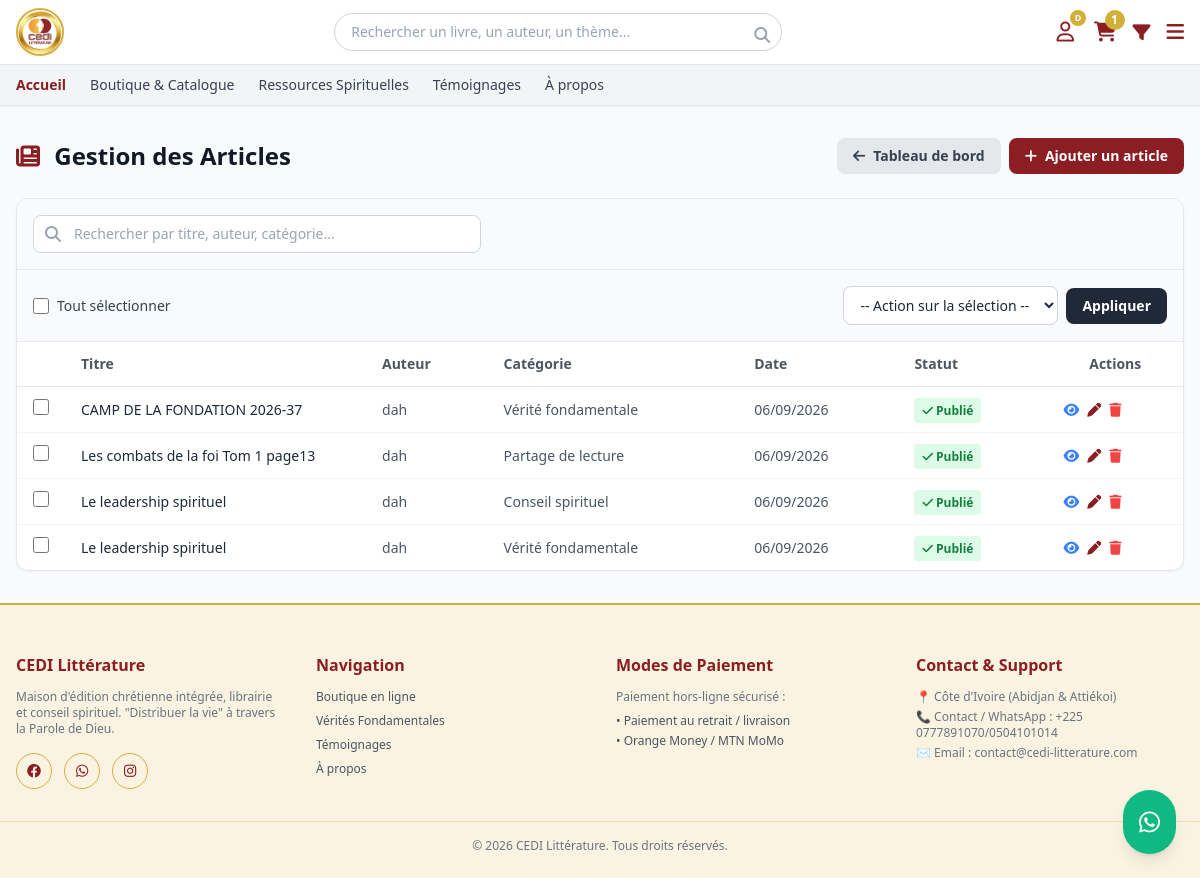
The page /admin_articles/ (signed in) on the database its author committed.
### appcedi/models.py (models this page shows, shortened)
class ArticleBlog(models.Model):
    CATEGORIES = (('enseignement', 'Enseignement BM'), ('verite_fondamentale', 'Vérité fondamentale'), ('conseil', 'Conseil spirituel'), ('partage', 'Partage de lecture'))
    titre = models.CharField(max_length=255)
    contenu = models.TextField()
    auteur = models.ForeignKey(User, on_delete=models.CASCADE)
    date_publication = models.DateTimeField(default=timezone.now)
    categorie_article = models.CharField(max_length=30, choices=CATEGORIES)
    statut = models.CharField(max_length=20, choices=[('brouillon', 'Brouillon'), ('publie', 'Publié')], default='brouillon')

### appcedi/views.py (the view)
# urls.py: path('admin_articles/', views.liste_articles, name='liste_articles'),
@login_required
@user_passes_test(est_admin_ou_gestionnaire)
def liste_articles(request):
    query = request.GET.get('q', '').strip()
    articles = ArticleBlog.objects.all().order_by('-date_publication')
    if query:
        articles = articles.filter(
            Q(titre__icontains=query) |
            Q(auteur__username__icontains=query) |
            Q(categorie_article__icontains=query)
        )
    if request.META.get('HTTP_X_REQUESTED_WITH') == 'XMLHttpRequest':
        html = render_to_string('appcedi/admin/partials/_articles_rows.html', {'articles': articles})
        return JsonResponse({'html': html})
    return render(request, 'appcedi/admin/liste_articles.html', {'articles': articles})

### appcedi/context_processors.py (called while the page is built, shortened)
def panier_context(request):
    panier = None
    nombre_articles = 0
    souhaits_ids = []
    if request.user.is_authenticated:
        try:
            panier = Panier.objects.get(utilisateur=request.user)
        except Panier.DoesNotExist:
            pass
        souhaits_ids = list(ListeSouhaits.objects.filter(utilisateur=request.user).values_list('produit_id', flat=True))
    if panier:
        nombre_articles = sum(article.quantite for article in panier.articles.all())
    return {
        'nombre_articles_panier': nombre_articles,
        'categories_menu': Categorie.objects.all(),
        'souhaits_ids': souhaits_ids, # 👈 Ajouté ici
    }

### appcedi/views.py (called while the page is built)
def est_admin_ou_gestionnaire(user):
    return user.is_superuser or (hasattr(user, 'role') and user.role in ['admin', 'gestionnaire_stock'])

### templates/appcedi/admin/liste_articles.html (shortened to what this page needs)
{% extends 'appcedi/admin/base_admin.html' %}
{% block admin_title %}<i class="fa-solid fa-newspaper text-cediRed mr-2"></i> Gestion des Articles{% endblock %}
{% block admin_actions %}
<div class="flex flex-wrap items-center gap-2">
    <a href="{% url 'tableau_de_bord' %}" class="bg-gray-200 text-gray-700 px-4 py-2 rounded-lg hover:bg-gray-300 transition text-sm font-bold flex items-center gap-2">
        <i class="fa-solid fa-arrow-left"></i> Tableau de bord
    </a>
    <a href="{% url 'ajouter_article' %}" class="bg-cediRed text-white px-4 py-2 rounded-lg hover:bg-cediRedDark transition text-sm font-bold flex items-center gap-2">
        <i class="fa-solid fa-plus"></i> Ajouter un article
    </a>
</div>
{% endblock %}
{% block admin_content %}
<div class="bg-white rounded-xl shadow-sm border border-gray-200 overflow-hidden w-full">
    <div class="p-4 border-b border-gray-200 bg-gray-50">
        <div class="relative w-full md:max-w-md">
            <i class="fa-solid fa-magnifying-glass absolute left-3 top-1/2 -translate-y-1/2 text-gray-400"></i>
            <input type="text" id="search-articles" placeholder="Rechercher par titre, auteur, catégorie..."
                   class="w-full pl-10 pr-4 py-2 border border-gray-300 rounded-lg text-sm focus:outline-none focus:border-cediRed transition">
        </div>
    </div>
    <form method="POST" action="{% url 'actions_articles_bulk' %}" id="bulk-form">
        <div class="p-4 border-b border-gray-200 bg-gray-50 flex flex-col sm:flex-row items-stretch sm:items-center justify-between gap-4">
            <div class="flex items-center gap-2">
                <input type="checkbox" id="select-all" class="accent-cediRed w-4 h-4 cursor-pointer">
                <label for="select-all" class="text-sm font-medium text-gray-700 cursor-pointer">Tout sélectionner</label>
            </div>
            <div class="flex items-center gap-2">
                <select name="action" required class="border border-gray-300 rounded-lg px-3 py-2 text-sm focus:outline-none focus:border-cediRed bg-white w-full sm:w-auto">
                    <option value="">-- Action sur la sélection --</option>
                </select>
                <button type="submit" onclick="return confirm('Appliquer cette action aux articles sélectionnés ?');" class="bg-gray-800 text-white px-4 py-2 rounded-lg text-sm font-bold hover:bg-gray-900 transition whitespace-nowrap">
                    Appliquer
                </button>
            </div>
        </div>
        <div class="overflow-x-auto">
            <table class="w-full text-sm">
                <thead class="bg-white border-b border-gray-200">
                    <tr>
                        <th class="px-4 py-3 text-center w-10"></th>
                        <th class="px-4 py-3 text-left font-semibold text-gray-600">Titre</th>
                        <th class="px-4 py-3 text-left font-semibold text-gray-600 hidden sm:table-cell">Auteur</th>
                        <th class="px-4 py-3 text-left font-semibold text-gray-600 hidden md:table-cell">Catégorie</th>
                        <th class="px-4 py-3 text-left font-semibold text-gray-600 hidden lg:table-cell">Date</th>
                        <th class="px-4 py-3 text-left font-semibold text-gray-600">Statut</th>
                        <th class="px-4 py-3 text-center font-semibold text-gray-600">Actions</th>
                    </tr>
                </thead>
                <tbody id="articles-tbody" class="divide-y divide-gray-100">
                    {% include 'appcedi/admin/partials/_articles_rows.html' %}
                </tbody>
            </table>
        </div>
    </form>
</div>
{% endblock %}

### templates/appcedi/base.html (shortened to what this page needs)
{% load static %}
<!DOCTYPE html>
<html lang="fr">
<head>
    <script src="https://cdn.tailwindcss.com"></script>
    <link rel="stylesheet" href="https://cdnjs.cloudflare.com/ajax/libs/font-awesome/6.4.0/css/all.min.css">
</head>
<body class="bg-gray-50 text-gray-800 font-sans flex flex-col min-h-screen">
<header class="bg-white shadow-sm sticky top-0 z-50">
   <div class="max-w-7xl mx-auto px-4 py-2 flex items-center justify-between gap-4">
        <a href="{% url 'accueil' %}" class="flex items-center gap-2">
          <div class="w-12 h-12 rounded-full overflow-hidden border-2 border-cediGold bg-white shadow-sm flex items-center justify-center">
          <img src="{% static 'images/logo_cedi.png' %}"
             alt="CEDI Littérature"
             class="w-full h-full object-cover"
             loading="eager">
    </div>
</a>
        <div class="hidden md:block flex-1 max-w-md mx-2" id="searchBarDesktop">
           <form class="relative" action="{% url 'liste_catalogue' %}" method="get">
                <input type="text" name="q" placeholder="Rechercher un livre, un auteur, un thème..." class="w-full pl-4 pr-10 py-2 border border-gray-300 rounded-full text-sm focus:outline-none focus:border-cediRed transition">
                <button type="submit" class="absolute right-3 top-2.5 text-gray-400 hover:text-cediRed transition">
                    <i class="fa-solid fa-magnifying-glass"></i>
                </button>
            </form>
        </div>
        <div class="flex items-center gap-4 text-gray-700" id="iconsRow">
{% if user.is_authenticated %}
    {% if user.is_superuser or user.role == 'admin' or user.role == 'gestionnaire_stock' %}
        <a href="{% url 'espace_client' %}" class="hover:text-cediRed flex items-center transition relative p-1" title="Tableau de bord">
    {% else %}
        <a href="{% url 'espace_client' %}" class="hover:text-cediRed flex items-center transition relative p-1" title="Mon Profil">
    {% endif %}
        <i class="fa-regular fa-user text-xl text-cediRed"></i>
        <span class="absolute -top-1 -right-2 bg-cediGold text-white text-[9px] font-bold h-4 w-4 flex items-center justify-center rounded-full">
            {{ user.username|slice:":1"|upper }}
        </span>
    </a>
{% else %}
    <a href="{% url 'connexion' %}" class="hover:text-cediRed flex items-center transition relative p-1" title="Se connecter">
        <i class="fa-regular fa-user text-xl text-cediRed"></i>
    </a>
{% endif %}
<a href="{% url 'voir_panier' %}" class="hover:text-cediRed relative transition" title="Mon panier">
    <i class="fa-solid fa-cart-shopping text-xl text-cediRed"></i>
    {% if nombre_articles_panier > 0 %}
        <span class="absolute -top-2 -right-2 bg-cediGold text-white text-xs w-5 h-5 rounded-full flex items-center justify-center font-bold">
            {{ nombre_articles_panier }}
        </span>
    {% endif %}
</a>
            <div class="relative">
                <button type="button" id="filterToggle" aria-label="Filtrer le catalogue" aria-expanded="false" class="hover:text-cediRed transition">
                    <i class="fa-solid fa-filter text-lg text-cediRed"></i>
                </button>
            </div>
            <div class="relative">
                <button type="button" id="menuToggle" aria-label="Ouvrir le menu" aria-expanded="false" class="hover:text-cediRed transition">
                    <i class="fa-solid fa-bars text-xl text-cediRed"></i>
                </button>
            </div>
        </div>
    </div>
    <nav class="bg-gray-100 border-t border-b border-gray-200">
        <div class="max-w-7xl mx-auto px-4 flex space-x-6 overflow-x-auto text-sm font-medium py-2.5 text-gray-700">
            <a href="/" class="text-cediRed font-bold hover:text-cediRed transition">Accueil</a>
            <a href="{% url 'liste_catalogue' %}" class="hover:text-cediRed whitespace-nowrap transition">Boutique & Catalogue</a>
            <a href="{% url 'liste_ressources' %}" class="hover:text-cediRed whitespace-nowrap transition">Ressources Spirituelles</a>
             <a href="{% url 'liste_temoignages_publics' %}" class="hover:text-cediRed whitespace-nowrap transition">Témoignages</a>
             <a href="{% url 'a_propos' %}" class="hover:text-cediRed whitespace-nowrap transition">À propos</a>
        </div>
    </nav>
</header>
    {% block content %}{% endblock %}
    <a href="https://wa.me/2250777891070" target="_blank" class="fixed bottom-6 right-6 bg-emerald-500 text-white p-4 rounded-full shadow-lg hover:bg-emerald-600 transition z-50 flex items-center justify-center hover:scale-110">
        <i class="fa-brands fa-whatsapp text-2xl"></i>
    </a>
    <footer class="bg-cediCream text-gray-600 mt-auto pt-12 pb-6 border-t-2 border-cediGold">
        <div class="max-w-7xl mx-auto px-4 grid grid-cols-1 md:grid-cols-4 gap-8 mb-8 text-sm">
            <div>
                <h5 class="text-cediRed font-bold text-base mb-3">CEDI Littérature</h5>
                <p class="text-xs text-gray-500 mb-4">Maison d'édition chrétienne intégrée, librairie et conseil spirituel. "Distribuer la vie" à travers la Parole de Dieu.</p>
                <div class="flex space-x-3 text-lg">
                    <a href="#" class="w-9 h-9 rounded-full border border-cediGold text-cediRed flex items-center justify-center hover:bg-cediGold hover:text-white transition"><i class="fa-brands fa-facebook text-sm"></i></a>
                    <a href="#" class="w-9 h-9 rounded-full border border-cediGold text-cediRed flex items-center justify-center hover:bg-cediGold hover:text-white transition"><i class="fa-brands fa-whatsapp text-sm"></i></a>
                    <a href="#" class="w-9 h-9 rounded-full border border-cediGold text-cediRed flex items-center justify-center hover:bg-cediGold hover:text-white transition"><i class="fa-brands fa-instagram text-sm"></i></a>
                </div>
            </div>
            <div>
                <h5 class="text-cediRed font-bold text-base mb-3">Navigation</h5>
                <ul class="space-y-2 text-xs">
                    <li><a href="{% url 'liste_catalogue' %}" class="hover:text-cediRed transition">Boutique en ligne</a></li>
                    <li><a href="{% url 'liste_ressources' %}" class="hover:text-cediRed transition">Vérités Fondamentales</a></li>
                    <li><a href="{% url 'liste_temoignages_publics' %}" class="hover:text-cediRed whitespace-nowrap transition">Témoignages</a></li>
                    <li><a href="{% url 'a_propos' %}" class="hover:text-cediRed whitespace-nowrap transition">À propos</a></li>
                </ul>
            </div>
            <div>
                <h5 class="text-cediRed font-bold text-base mb-3">Modes de Paiement</h5>
                <p class="text-xs text-gray-500 mb-2">Paiement hors-ligne sécurisé :</p>
                <ul class="space-y-1 text-xs text-gray-600">
                    <li>• Paiement au retrait / livraison</li>
                    <li>• Orange Money / MTN MoMo</li>
                </ul>
            </div>
            <div>
                <h5 class="text-cediRed font-bold text-base mb-3">Contact & Support</h5>
                <p class="text-xs text-gray-500 mb-1">📍 Côte d'Ivoire (Abidjan & Attiékoi)</p>
                <p class="text-xs text-gray-500 mb-1">📞 Contact / WhatsApp : +225 0777891070/0504101014</p>
                <p class="text-xs text-gray-500">✉️ Email : contact@cedi-litterature.com</p>
            </div>
        </div>
        <div class="max-w-7xl mx-auto px-4 border-t border-cediGold/30 pt-4 text-center text-xs text-gray-500">
            <p>&copy; 2026 CEDI Littérature. Tous droits réservés.</p>
        </div>
    </footer>
</body>
</html>

### templates/appcedi/admin/partials/_articles_rows.html
{% for article in articles %}
<tr class="hover:bg-gray-50 transition">
    <td class="px-4 py-3 text-center">
        <input type="checkbox" name="article_ids" value="{{ article.id }}" class="article-checkbox accent-cediRed w-4 h-4 cursor-pointer">
    </td>
    <td class="px-4 py-3 font-medium text-gray-800 truncate max-w-[200px]">{{ article.titre }}</td>
    <td class="px-4 py-3 text-gray-600 hidden sm:table-cell">{{ article.auteur.username }}</td>
    <td class="px-4 py-3 text-gray-600 hidden md:table-cell">{{ article.get_categorie_article_display }}</td>
    <td class="px-4 py-3 text-gray-600 hidden lg:table-cell">{{ article.date_publication|date:"d/m/Y" }}</td>
    <td class="px-4 py-3 whitespace-nowrap">
        {% if article.statut == 'publie' %}
            <span class="bg-green-100 text-green-700 px-2 py-1 rounded text-[10px] sm:text-xs font-bold"><i class="fa-solid fa-check"></i> Publié</span>
        {% else %}
            <span class="bg-orange-100 text-orange-700 px-2 py-1 rounded text-[10px] sm:text-xs font-bold"><i class="fa-solid fa-pen"></i> Brouillon</span>
        {% endif %}
    </td>
    <td class="px-4 py-3">
        <div class="flex gap-2 justify-center sm:justify-start">
            <a href="{% url 'article_detail' article.id %}" target="_blank" class="text-blue-500 hover:text-blue-700 transition" title="Voir l'article"><i class="fa-solid fa-eye"></i></a>
            <a href="{% url 'modifier_article' article.id %}" class="text-cediRed hover:text-cediRedDark transition" title="Modifier"><i class="fa-solid fa-pen"></i></a>
            <a href="{% url 'supprimer_article' article.id %}" class="text-red-500 hover:text-red-700 transition" title="Supprimer"><i class="fa-solid fa-trash"></i></a>
        </div>
    </td>
</tr>
{% empty %}
<tr>
    <td colspan="7" class="px-4 py-8 text-center text-gray-500">
        Aucun article trouvé.
    </td>
</tr>
{% endfor %}

### rows shown on the page
ArticleBlog: titre "CAMP DE LA FONDATION 2026-37", auteur.username "dah", categorie_article "Vérité fondamentale", date_publication "06/09/2026", statut "publie" (drawn)
ArticleBlog: titre "Les combats de la foi Tom 1 page13", auteur.username "dah", categorie_article "Partage de lecture", date_publication "06/09/2026", statut "publie" (drawn)
ArticleBlog: titre "Le leadership spirituel", auteur.username "dah", categorie_article "Conseil spirituel", date_publication "06/09/2026", statut "publie" (drawn)
ArticleBlog: titre "Le leadership spirituel", auteur.username "dah", categorie_article "Vérité fondamentale", date_publication "06/09/2026", statut "publie" (drawn)

### other values the page prints
{{ user.username|slice:":1"|upper }} "D"
{{ nombre_articles_panier }} "1"
